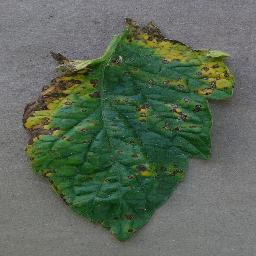
#> input picture Tomato_Data_Set/Test/Tomato___Early_blight/f0763973-1898-4ae6-9350-c9b61976c600___RS_Erly.B 6456_180deg.JPG, 256 x 256 px
$ python -i app.py   (imports and definitions only)
#> lines starting #> are read from the running program, lines starting #| are printed output that depends on the picture
from flask import Flask, request, jsonify, render_template
import joblib
import numpy as np
import cv2
from skimage.feature import local_binary_pattern

# [4 lines not run here, left out]


def preprocess_image(image, size=(128, 128)):
    img = cv2.resize(image, size)
    img = (img * 255).astype(np.uint8)  # Normalize to [0, 1], then scale to [0, 255] and downcast to uint8
    return img

def extract_color_histogram(image, bins=(8, 8, 8)):
    hsv = cv2.cvtColor(image, cv2.COLOR_BGR2HSV)
    hist = cv2.calcHist([hsv], [0, 1, 2], None, bins, [0, 180, 0, 256, 0, 256])
    cv2.normalize(hist, hist)
    return hist.flatten()

def extract_lbp(image, P=8, R=1):
    gray_image = cv2.cvtColor(image, cv2.COLOR_BGR2GRAY)
    lbp = local_binary_pattern(gray_image, P, R, method="uniform")
    (hist, _) = np.histogram(lbp.ravel(),
                             bins=np.arange(0, P + 3),
                             range=(0, P + 2))
    hist = hist.astype("float")
    hist /= (hist.sum() + 1e-6)
    return hist

def extract_features(image):
    color_hist = extract_color_histogram(image)
    lbp_hist = extract_lbp(image)
    return np.hstack((color_hist, lbp_hist))

# [3 lines that did not run here, left out]

# [17 lines that did not run here, left out]

# [2 lines not run here, left out]

>>> import cv2
>>> picture = cv2.imread('Tomato_Data_Set/Test/Tomato___Early_blight/f0763973-1898-4ae6-9350-c9b61976c600___RS_Erly.B 6456_180deg.JPG')
#> picture is the input picture: shape (256, 256, 3); mean B, G, R 89, 105, 91.4
>>> result = extract_features(picture)
#> in extract_color_histogram, `hsv = cv2.cvtColor(image, cv2.COLOR_BGR2HSV)`: hsv: shape (256, 256, 3); mean H, S, V 69.5, 63.3, 106.7
#> in extract_features, `color_hist = extract_color_histogram(image)`: color_hist = 512 values, max 0.516 at index 67, min 0 at index 0, mean 0.00829
#> in extract_lbp, `gray_image = cv2.cvtColor(image, cv2.COLOR_BGR2GRAY)`:
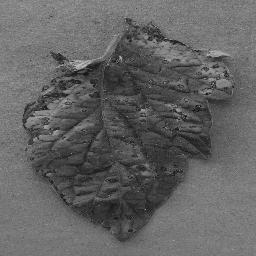
#> gray_image: shape (256, 256); min 5, max 196, mean 99.1
#> in extract_lbp, `lbp = local_binary_pattern(gray_image, P, R, method="uniform")`:
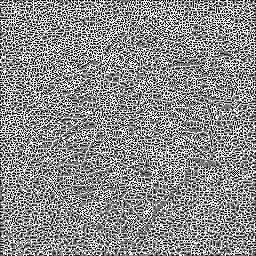
#> lbp: shape (256, 256) float64; min 0, max 9, mean 4.96; drawn with min black and max white
#> in extract_lbp, `(hist, _) = np.histogram(lbp.ravel(), bins=np.arange(0, P + 3), range=..`: hist = [5291, 7159, 4212, 5932, 6623, 6366, 5184, 6966, 6701, 11102]
#> in extract_lbp, `hist /= (hist.sum() + 1e-6)`: hist = [0.0807, 0.109, 0.0643, 0.0905, 0.101, 0.0971, 0.0791, 0.106, 0.102, 0.169]
#> in extract_features, `lbp_hist = extract_lbp(image)`: lbp_hist has the same summary as hist in extract_lbp
#> result = 522 values, max 0.516 at index 67, min 0 at index 0, mean 0.01

$ run again, on Tomato_Data_Set/Test/Tomato___Early_blight/f0763973-1898-4ae6-9350-c9b61976c600___RS_Erly.B 6456_flipTB.JPG
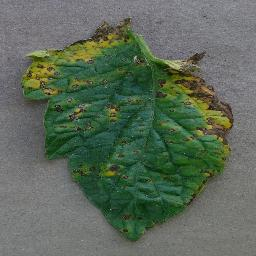
#> input picture Tomato_Data_Set/Test/Tomato___Early_blight/f0763973-1898-4ae6-9350-c9b61976c600___RS_Erly.B 6456_flipTB.JPG, 256 x 256 px
#> picture is the input picture: shape (256, 256, 3); mean B, G, R 89, 105, 91.4
#> hsv: shape (256, 256, 3); mean H, S, V 69.5, 63.3, 106.7
#> color_hist = 512 values, max 0.516 at index 67, min 0 at index 0, mean 0.00829
#> in extract_lbp, `gray_image = cv2.cvtColor(image, cv2.COLOR_BGR2GRAY)`:
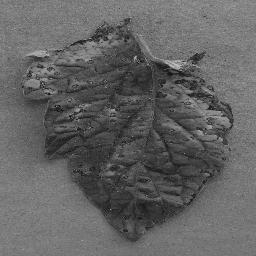
#> gray_image: shape (256, 256); min 5, max 196, mean 99.1
#> in extract_lbp, `lbp = local_binary_pattern(gray_image, P, R, method="uniform")`:
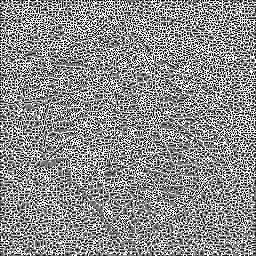
#> lbp: shape (256, 256) float64; min 0, max 9, mean 4.96; drawn with min black and max white
#> in extract_lbp, `(hist, _) = np.histogram(lbp.ravel(), bins=np.arange(0, P + 3), range=..`: hist = [5291, 7159, 4212, 5932, 6623, 6366, 5183, 6965, 6703, 11102]
#> in extract_lbp, `hist /= (hist.sum() + 1e-6)`: hist = [0.0807, 0.109, 0.0643, 0.0905, 0.101, 0.0971, 0.0791, 0.106, 0.102, 0.169]
#> lbp_hist has the same summary as hist in extract_lbp
#> result = 522 values, max 0.516 at index 67, min 0 at index 0, mean 0.0101
